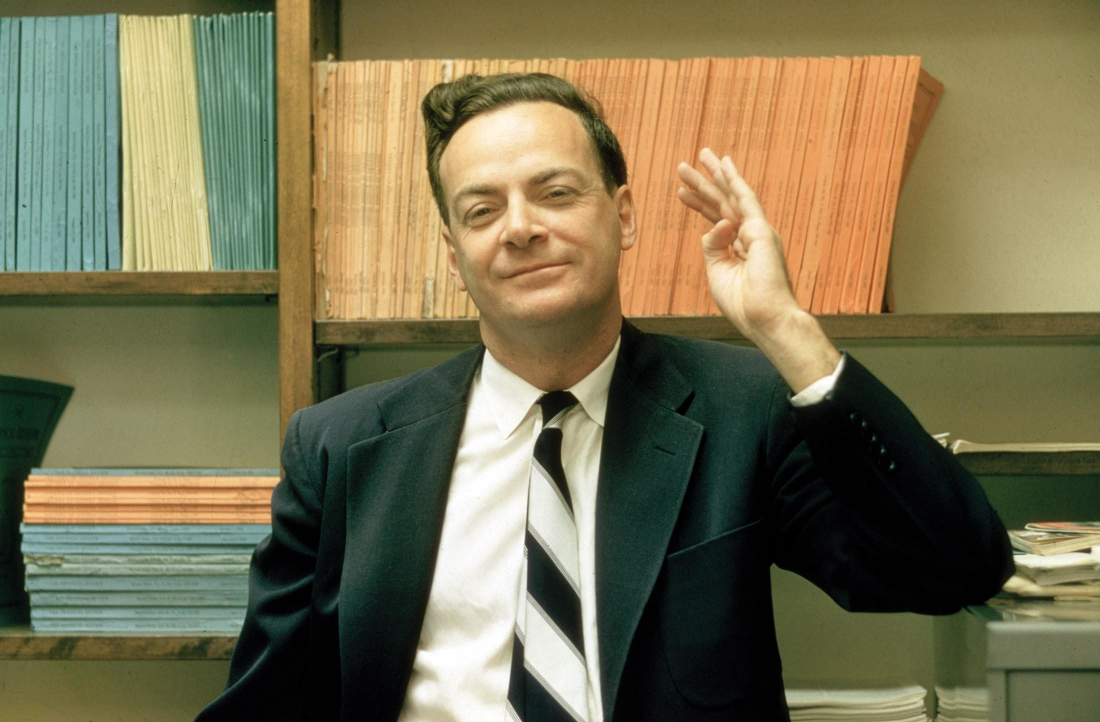
#> input picture object_detectors/data/Feynman_1.jpeg, 2200 x 1444 px (shown at 1/2 size)
$ jupyter execute face_detection_using_haarcascade.ipynb
#> lines starting #> are read from the running program, lines starting #| are printed output that depends on the picture
[cell 1]
import numpy as np
import matplotlib.pyplot as plt
import cv2

# Importing OpenCV's CascadeClassifier function

[cell 2]
face_clf = cv2.CascadeClassifier("HaarCascades/haarcascade_frontalface_default.xml")

# Uploading images

[cell 3]
img_1 = cv2.cvtColor(cv2.imread("data/Feynman_1.jpeg"), cv2.COLOR_BGR2RGB)
img_2 = cv2.cvtColor(cv2.imread("data/Feynman_2.png"), cv2.COLOR_BGR2RGB)
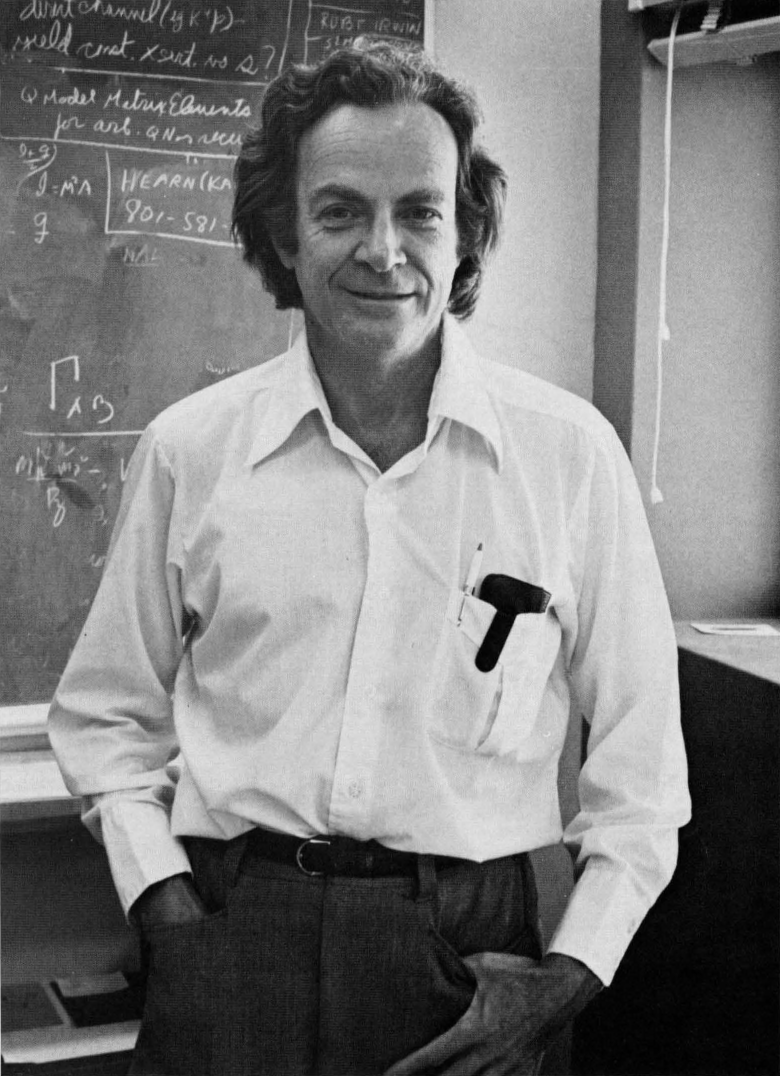
#> input picture object_detectors/data/Feynman_2.png, 1560 x 2152 px (shown at 1/2 size)
#> img_2 is the input picture: shape (2152, 1560, 3); min 0, max 252, mean 124.7

print(img_1.shape, img_2.shape)
#| (1444, 2200, 3) (2152, 1560, 3)

plt.figure(figsize=(13, 7))

plt.subplot(1, 2, 1)
plt.imshow(img_1)
plt.subplot(1, 2, 2)
plt.imshow(img_2)

plt.show()

# Converting images to grayscale

[cell 4]
img_1_gray = cv2.cvtColor(img_1, cv2.COLOR_BGR2GRAY)
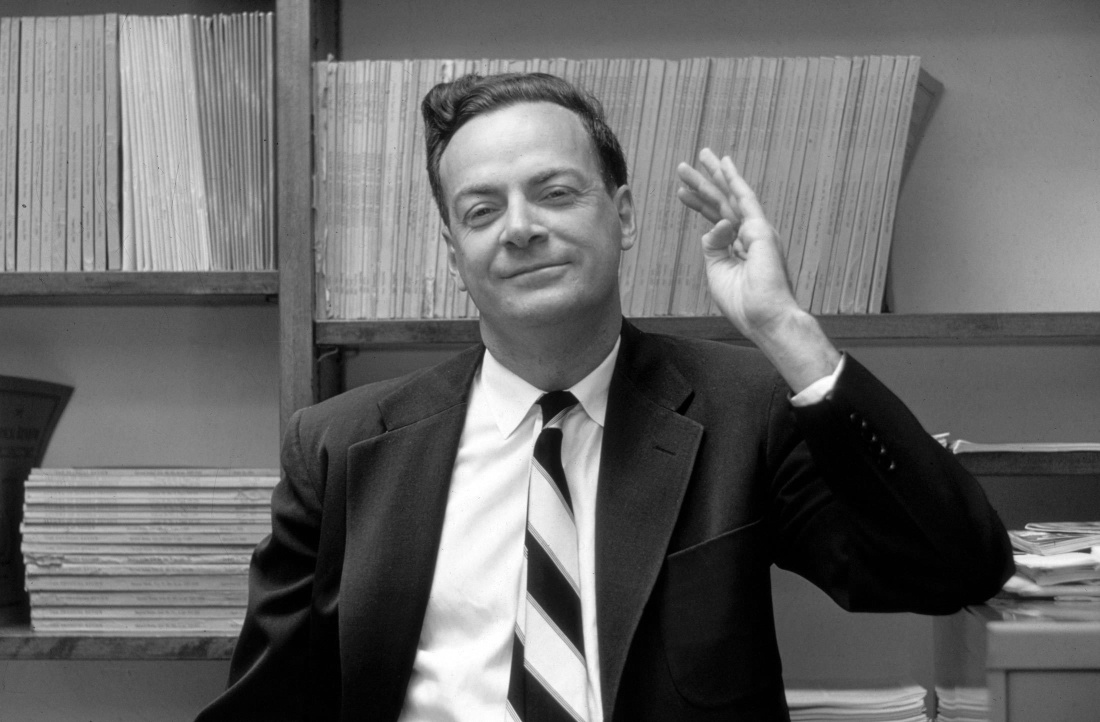
#> img_1_gray: shape (1444, 2200) (shown at 1/2 size); min 0, max 255, mean 104.8
img_2_gray = cv2.cvtColor(img_2, cv2.COLOR_BGR2GRAY)

print(img_1_gray.shape, img_2_gray.shape)
#| (1444, 2200) (2152, 1560)

plt.figure(figsize=(13, 7))

plt.subplot(1, 2, 1)
plt.imshow(img_1_gray, cmap='gray')
plt.subplot(1, 2, 2)
plt.imshow(img_2_gray, cmap='gray')

plt.show()
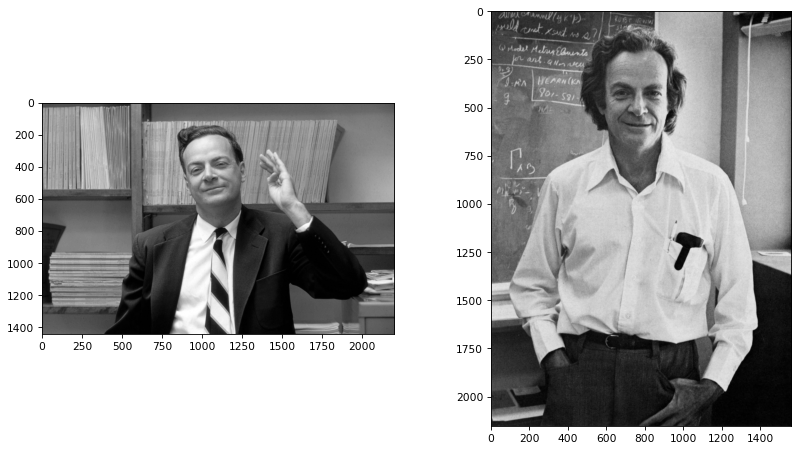
#> figure drawn by matplotlib, 2 panels

# Detection function

* Scale Factor = 1.3 - means, reducing the image by 30%
* Min Neighbors = 5 - specifies the number of neighbors each potential window should have in order to consider it a positive detection

[cell 5]
def detect_face(img_input, gray):
    img = img_input.copy()
    faces = face_clf.detectMultiScale(gray, 1.3, 5)
#> faces = [[839, 243, 404, 404]]

    for (x,y,w,h) in faces:
        img = cv2.rectangle(img,(x,y),(x+w,y+h),(255,0,0),15)

        roi_gray = gray[y:y+h, x:x+w]
        roi_color = img[y:y+h, x:x+w]
#> this loop made 1 pass

    return img

# Testing

[cell 6]
img_1_detected = detect_face(img_1, img_1_gray)
img_2_detected = detect_face(img_2, img_2_gray)
#> the loop in detect_face (call 2), `for (x,y,w,h) in faces:` made 1 pass
#> (x, y, w, h) on pass 1: (530, 255, 437, 437)

plt.figure(figsize=(13, 7))

plt.subplot(1, 2, 1)
plt.imshow(img_1_detected)
plt.subplot(1, 2, 2)
plt.imshow(img_2_detected)

plt.show()

# Testing on concatenated image

[cell 7]
img_1 = img_1[0:1000, 500:1500]
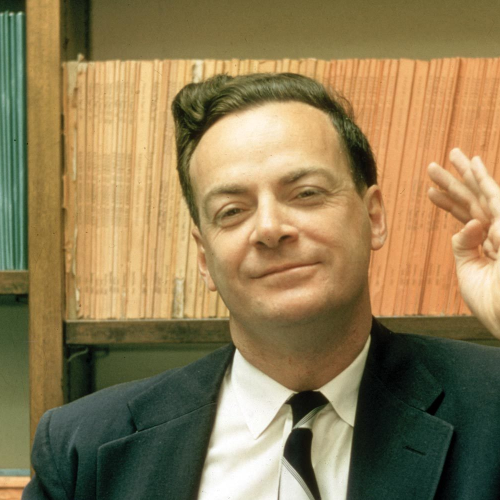
#> img_1: shape (1000, 1000, 3) (shown at 1/2 size); mean R, G, B 142.7, 124.2, 84.5
img_2 = img_2[0:1000, 300:1300]
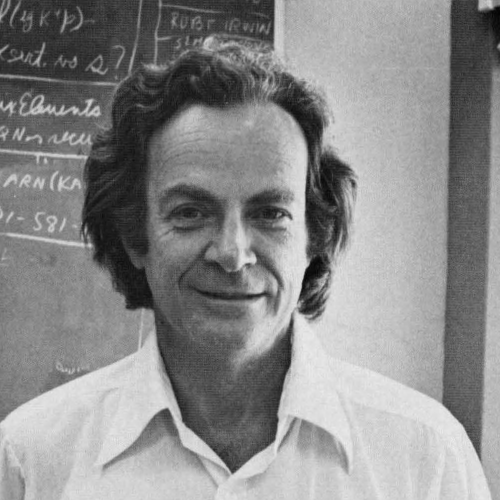
#> img_2: shape (1000, 1000, 3) (shown at 1/2 size); min 0, max 248, mean 138.1

concat_img = np.concatenate((img_1, img_2), axis=1)
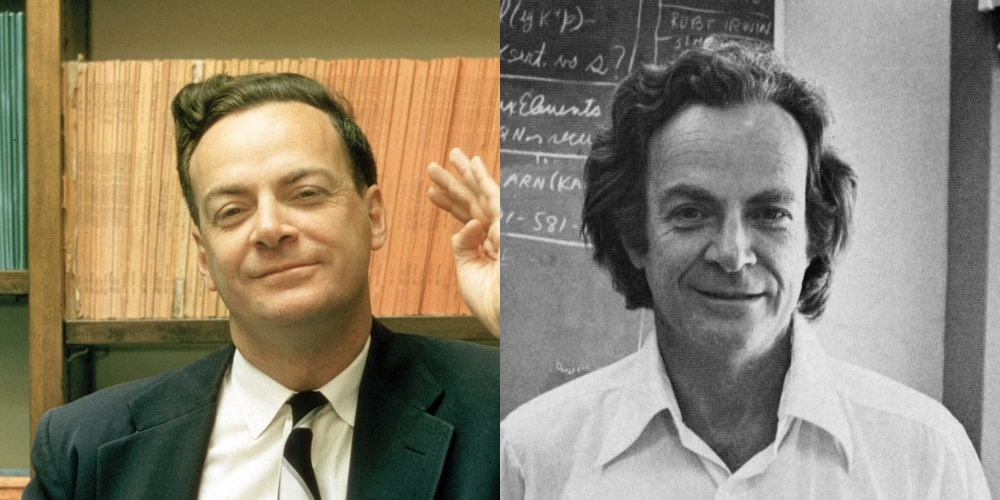
#> concat_img: shape (1000, 2000, 3) (shown at 1/2 size); mean R, G, B 140.4, 131.1, 111.3

[cell 8]
plt.imshow(concat_img)

[cell 9]
img_concat_detected = detect_face(concat_img, cv2.cvtColor(concat_img, cv2.COLOR_RGB2GRAY))
#> in detect_face (call 3), `faces = face_clf.detectMultiScale(gray, 1.3, 5)`: faces = [[332, 236, 414, 414], [1220, 237, 472, 472]]
#> in detect_face (call 3), `faces = face_clf.detectMultiScale(gray, 1.3, 5)`:
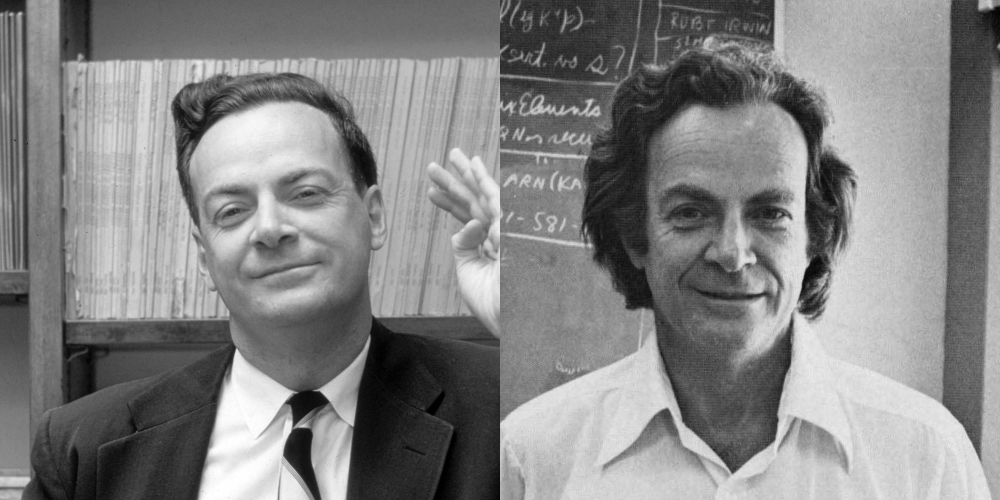
#> gray: shape (1000, 2000) (shown at 1/2 size); min 0, max 255, mean 131.6
#> the loop in detect_face (call 3), `for (x,y,w,h) in faces:` made 2 passes
#> pass 1, in detect_face (call 3), `roi_gray = gray[y:y+h, x:x+w]`:
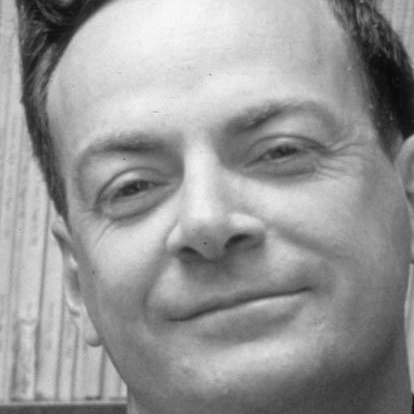
#> roi_gray: shape (414, 414); min 9, max 249, mean 151.2
#> pass 1, in detect_face (call 3), `roi_color = img[y:y+h, x:x+w]`:
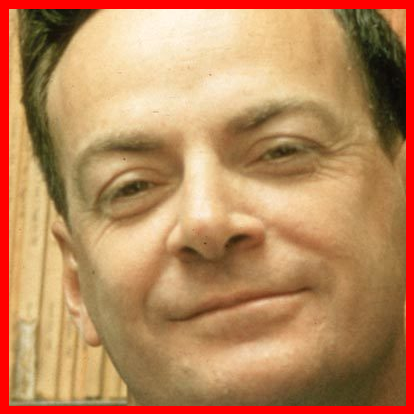
#> roi_color: shape (414, 414, 3); mean R, G, B 186.8, 135.8, 92.9
#> pass 2, in detect_face (call 3), `img = cv2.rectangle(img,(x,y),(x+w,y+h),(255,0,0),15)`:
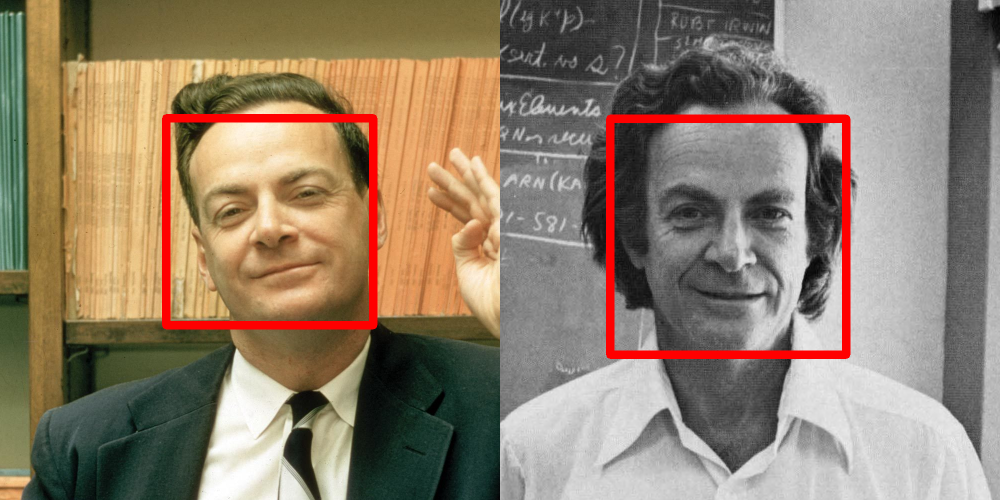
#> img: shape (1000, 2000, 3) (shown at 1/2 size); mean R, G, B 143.7, 127.2, 108
